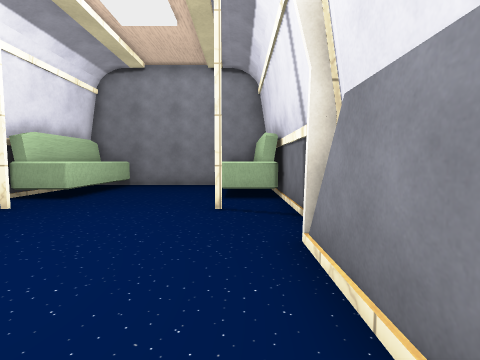
[1] (above)

15 first-person views from a walk through a Unity game level. The camera is 1.2 m above the floor, tilts 4° down and sees 85° across. Doors are open. The floor is counted in squares, 1 m on a side. Each view is taken from the middle of a square. On the plan, view 1 faces up. The plan holds only what a view shows up to about 12 squares ahead; the rest is blank. The place goes on beyond the plan. The player is left out. Some surface patterns are stand-ins.

[2]
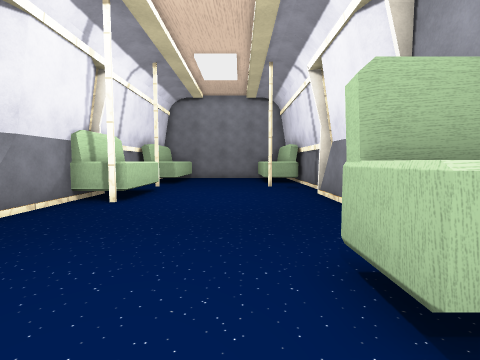

[3]
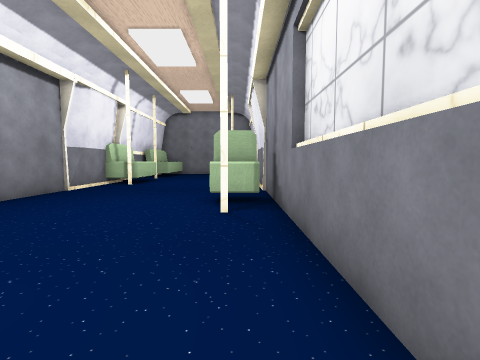

[4]
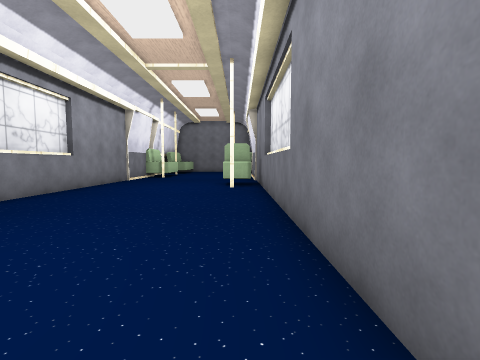

[5]
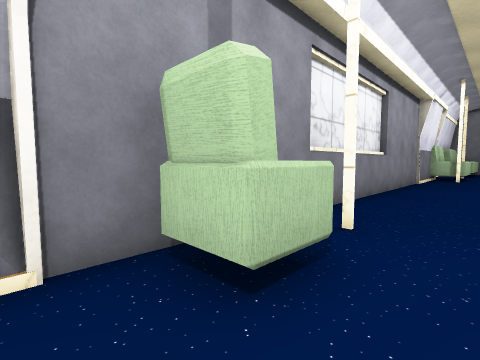

[6]
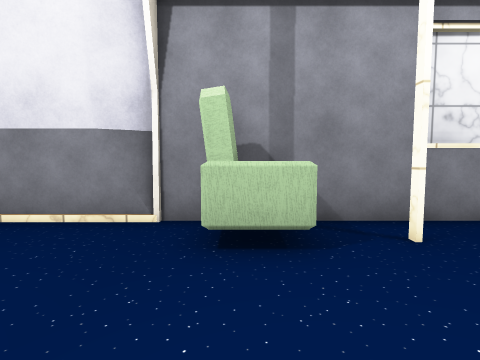

[7]
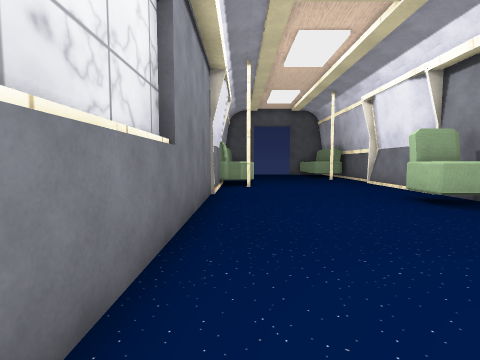

[8]
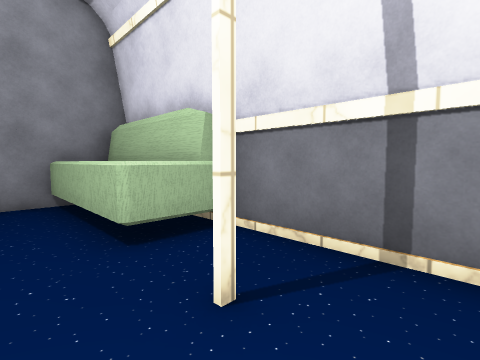

[9]
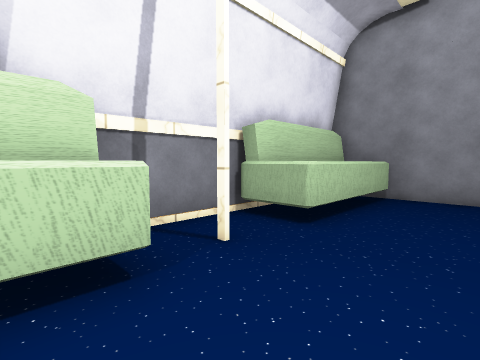

[10]
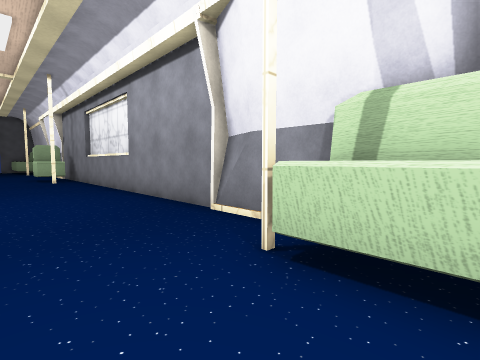

[11]
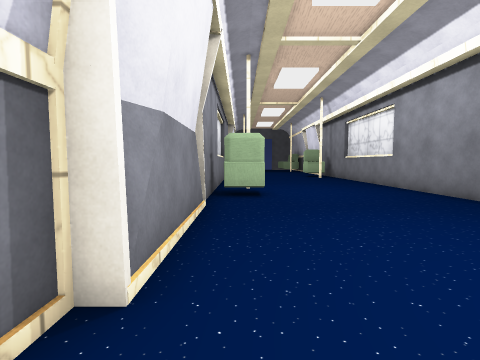

[12]
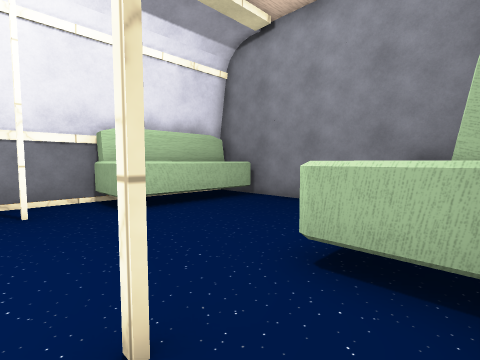

[13]
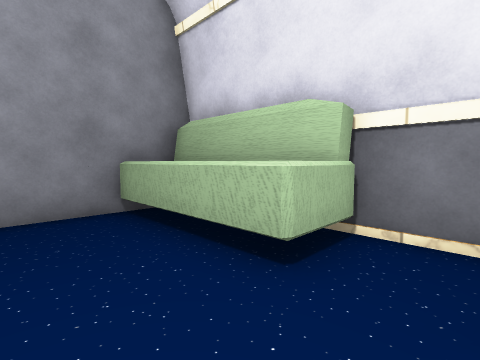

[14]
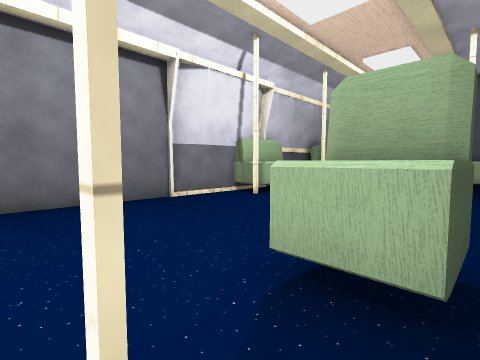

[15]
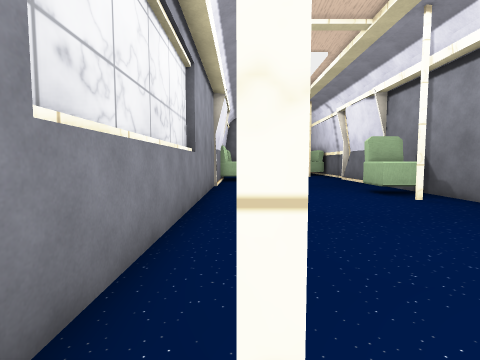

### Floor plan
Points are (right, up) in squares from view 1. A wall is a line through its corners. A room is listed if a view was taken in it or the views show most of it. See-through windows are left out.
Room 1 (views 1, 2, 3, 4, 5, 6, 7, 8, 9, 10, 11, 12, 13, 14, 15)
walls: (-7.1, 0) (-7.5, -1.1); (-7.6, -6.5) (-7.6, -12.1); (0.9, 2.6) (1.3, 3.5); (-7.3, 2.4) (-7.3, -20.5); (1.4, -12.4) (1.4, -6.5); (-7.6, 9.4) (-7.6, 5.4); (-7.6, -17.7) (-7.1, -18.8); (1, -18.9) (1.3, -17.9); (0.4, 13.4) (-7.1, 13.4); (1.1, -20.5) (1.1, 3.9) (1.4, 3.9) (1.4, 8.9)
low walls: (-7.1, -0.5) (-7.4, -1.1); (-7.3, -17.7) (-7.1, -18.2); (1, -18.2) (1.1, -17.7)
objects: other object (-7, -16) to (-6, -15); other object (-7, 2) to (-6, 5); other object (-7, 9) to (-6, 13); other object (-1, -4) to (0, -3); other object (0, 9) to (1, 13)

Positions as (right, up) in squares from view 1, and headings:
1: (0, 0), facing up
2: (-2, -6), facing up
3: (0, -12), facing up
4: (0, -18), facing up
5: (-4, -18), facing up-left
6: (-2, -16), facing left
7: (0, -8), facing down
8: (-2, 5), facing up-right
9: (-3, 4), facing up-left
10: (-3, 4), facing down-left
11: (0, 6), facing down
12: (1, 6), facing up-left
13: (-3, 7), facing up-right
14: (-7, -13), facing down-right
15: (-6, -14), facing up
